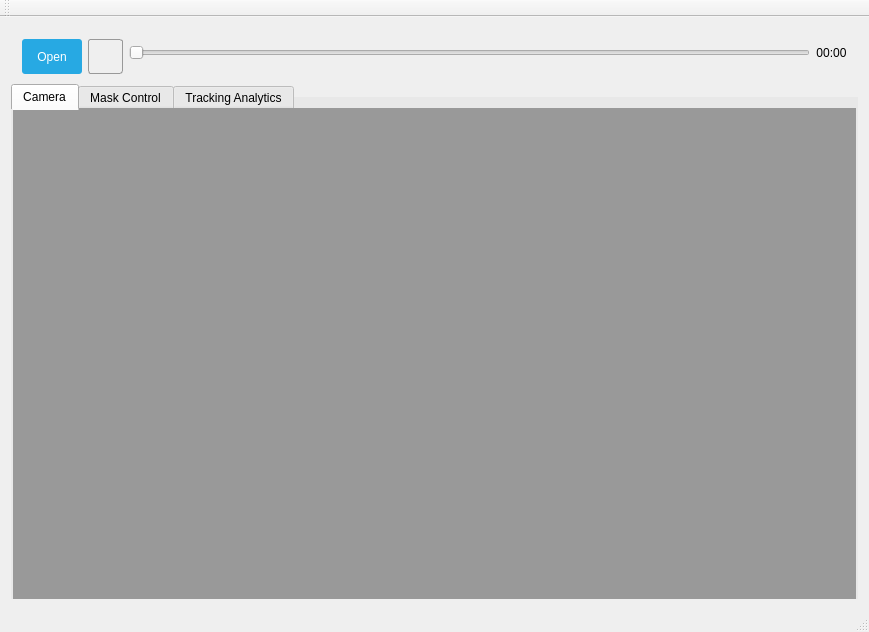
<?xml version="1.0" encoding="UTF-8"?>
<ui version="4.0">
 <class>MainWindow</class>
 <widget class="QMainWindow" name="MainWindow">
  <property name="geometry">
   <rect>
    <x>0</x>
    <y>0</y>
    <width>869</width>
    <height>632</height>
   </rect>
  </property>
  <property name="sizePolicy">
   <sizepolicy hsizetype="Preferred" vsizetype="Preferred">
    <horstretch>0</horstretch>
    <verstretch>0</verstretch>
   </sizepolicy>
  </property>
  <property name="minimumSize">
   <size>
    <width>860</width>
    <height>580</height>
   </size>
  </property>
  <property name="windowTitle">
   <string>ENGIE Multi-Object Tracking Analytics</string>
  </property>
  <property name="styleSheet">
   <string notr="true">QPushButton
{
	border: 1px solid #999999;
	border-radius: 3px;
}

QPushButton#btnCameraOpen
{
	color: white;
	background-color: #27a9e3;
	border-width: 0px;
}

QPushButton:hover#btnCameraOpen
{
	background-color: #66c011;
}

QPushButton:pressed#btnCameraOpen
{
	background-color: #27a9e3;
}
</string>
  </property>
  <widget class="QWidget" name="centralWidget">
   <layout class="QGridLayout" name="gridLayout">
    <item row="1" column="0">
     <widget class="QTabWidget" name="tabWidget">
      <property name="minimumSize">
       <size>
        <width>0</width>
        <height>0</height>
       </size>
      </property>
      <property name="styleSheet">
       <string notr="true">QTabWidget::pane {
	border: 0px solid dark;
    margin: -13px -9px -13px -9px;
}

#Camera {
	background-color: rgb(232, 232, 232);
}

</string>
      </property>
      <property name="currentIndex">
       <number>0</number>
      </property>
      <widget class="QWidget" name="Camera">
       <attribute name="title">
        <string>Camera</string>
       </attribute>
       <layout class="QVBoxLayout" name="verticalLayout">
        <item>
         <widget class="VideoCanvas" name="videoCanvas">
          <property name="minimumSize">
           <size>
            <width>0</width>
            <height>0</height>
           </size>
          </property>
          <property name="mouseTracking">
           <bool>true</bool>
          </property>
          <property name="styleSheet">
           <string notr="true">background:  #999999;</string>
          </property>
          <property name="scaledContents">
           <bool>false</bool>
          </property>
         </widget>
        </item>
       </layout>
      </widget>
      <widget class="QWidget" name="tab_2">
       <attribute name="title">
        <string>Mask Control</string>
       </attribute>
      </widget>
      <widget class="QWidget" name="tab_3">
       <attribute name="title">
        <string>Tracking Analytics</string>
       </attribute>
      </widget>
     </widget>
    </item>
    <item row="0" column="0">
     <widget class="QWidget" name="widget" native="true">
      <property name="minimumSize">
       <size>
        <width>0</width>
        <height>50</height>
       </size>
      </property>
      <property name="maximumSize">
       <size>
        <width>16777215</width>
        <height>50</height>
       </size>
      </property>
      <layout class="QHBoxLayout" name="horizontalLayout">
       <item>
        <widget class="QPushButton" name="btnCameraOpen">
         <property name="minimumSize">
          <size>
           <width>60</width>
           <height>35</height>
          </size>
         </property>
         <property name="maximumSize">
          <size>
           <width>60</width>
           <height>35</height>
          </size>
         </property>
         <property name="text">
          <string>Open</string>
         </property>
        </widget>
       </item>
       <item>
        <widget class="QPushButton" name="btnPlayPause">
         <property name="enabled">
          <bool>false</bool>
         </property>
         <property name="sizePolicy">
          <sizepolicy hsizetype="Fixed" vsizetype="Fixed">
           <horstretch>0</horstretch>
           <verstretch>0</verstretch>
          </sizepolicy>
         </property>
         <property name="minimumSize">
          <size>
           <width>35</width>
           <height>35</height>
          </size>
         </property>
         <property name="maximumSize">
          <size>
           <width>35</width>
           <height>35</height>
          </size>
         </property>
         <property name="text">
          <string/>
         </property>
         <property name="icon">
          <iconset resource="resources.qrc">
           <normaloff>:/pics/MediaPlay.png</normaloff>:/pics/MediaPlay.png</iconset>
         </property>
         <property name="iconSize">
          <size>
           <width>16</width>
           <height>16</height>
          </size>
         </property>
        </widget>
       </item>
       <item>
        <widget class="QSlider" name="frameSlider">
         <property name="enabled">
          <bool>false</bool>
         </property>
         <property name="orientation">
          <enum>Qt::Horizontal</enum>
         </property>
        </widget>
       </item>
       <item>
        <widget class="QLabel" name="labelVideoTime">
         <property name="text">
          <string>00:00</string>
         </property>
         <property name="alignment">
          <set>Qt::AlignCenter</set>
         </property>
        </widget>
       </item>
      </layout>
     </widget>
    </item>
   </layout>
  </widget>
  <widget class="QMenuBar" name="menuBar">
   <property name="geometry">
    <rect>
     <x>0</x>
     <y>0</y>
     <width>869</width>
     <height>22</height>
    </rect>
   </property>
  </widget>
  <widget class="QToolBar" name="mainToolBar">
   <attribute name="toolBarArea">
    <enum>TopToolBarArea</enum>
   </attribute>
   <attribute name="toolBarBreak">
    <bool>false</bool>
   </attribute>
  </widget>
  <widget class="QStatusBar" name="statusBar"/>
 </widget>
 <layoutdefault spacing="6" margin="11"/>
 <customwidgets>
  <customwidget>
   <class>VideoCanvas</class>
   <extends>QLabel</extends>
   <header location="global">videocanvas.h</header>
  </customwidget>
 </customwidgets>
 <resources>
  <include location="resources.qrc"/>
 </resources>
 <connections/>
</ui>
